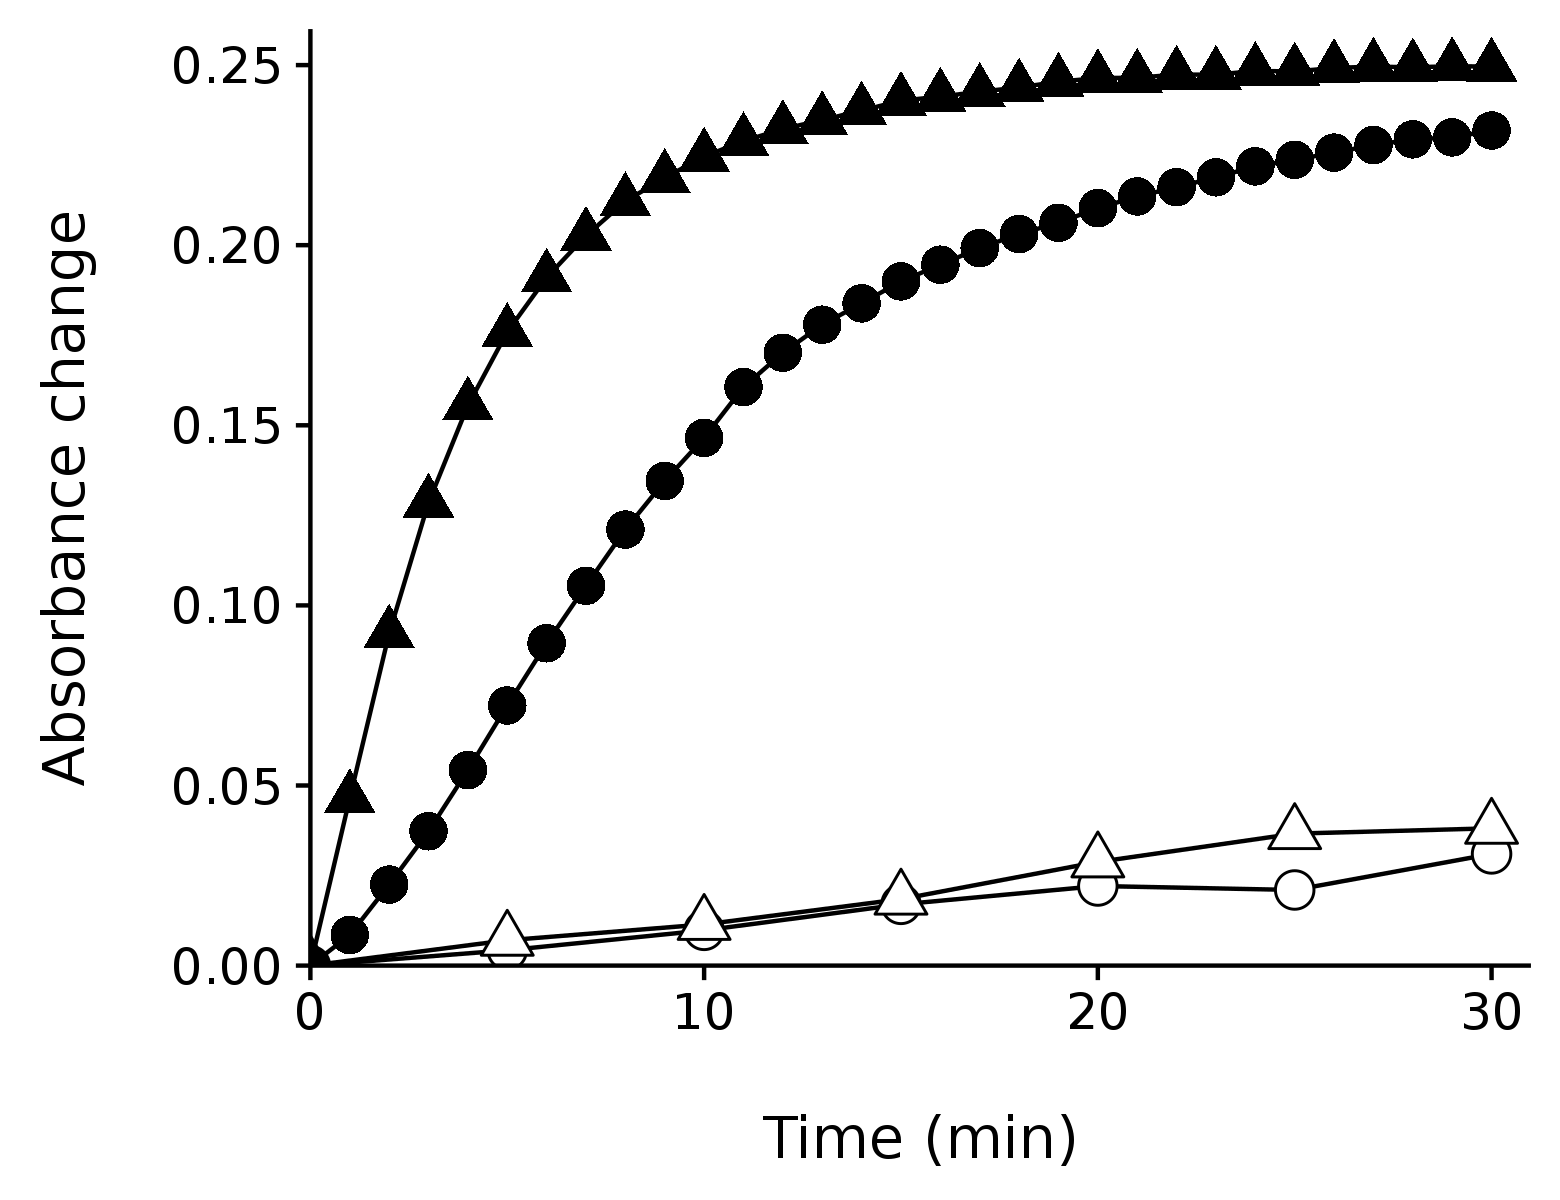

Write R code to recreate this figure.
graphics.off()
remove(list = ls())

valeurs1 <- read.csv("MDH2 ph5.8.csv", sep = ';', dec = ",", header = TRUE)
valeurs1 <- valeurs1[,1:8]

valeurs2 <- read.csv("MDH2 ph5.8 0 + AIR12 1µL.csv", sep = ';', dec = ",", header = TRUE)

pH5.8 <- rbind(valeurs1,valeurs2)
colnames(pH5.8) <- c("wavelength", "0", "300", "600", "900", "1200", "1500", "1800") 
pH5.8 <- melt(pH5.8, id.vars="wavelength")
pH5.8$prot <- rep(c("no", "yes"), each = nrow(valeurs1))

abs320.5.8 <- pH5.8[pH5.8$wavelength == 320,]

no <- abs(abs320.5.8$value[abs320.5.8$prot == "no"] - abs320.5.8$value[abs320.5.8$prot == "no" & abs320.5.8$variable == 0])
yes <- abs(abs320.5.8$value[abs320.5.8$prot == "yes"] - abs320.5.8$value[abs320.5.8$prot == "yes" & abs320.5.8$variable == 0])

result.pH5.8 <- data.frame(rep(seq(0,30, 5),2))
result.pH5.8$abs <- append(no, yes)
result.pH5.8$prot <- rep(c("no", "yes"), each = 7)
result.pH5.8$pH <- rep("5.8", 14)
colnames(result.pH5.8) <- c("time", "abs", "prot", "pH")

val1 <- data.frame(read.csv("1 10 min MDH2 ph6.55 ttes 10s.csv", sep = ';', dec = ".", header = TRUE))
val2 <- data.frame(read.csv("2 10 min MDH2 ph6.55 ttes 10s.csv", sep = ';', dec = ".", header = TRUE))
val3 <- data.frame(read.csv("3 10 min MDH2 ph6.55 ttes 10s.csv", sep = ';', dec = ".", header = TRUE))
val <- cbind(val1[-1],val2[-1], val3[-1])
colnames(val) <- c(0:182)

val4 <- data.frame(read.csv("1µl AIR12 1h MDH2 ph6.55 ttes 10s.csv", sep = ';', dec = ".", header = TRUE))
val4 <- val4[-1]
val4 <- val4[,1:183]
colnames(val4) <- c(0:182)

pH6.55 <- rbind(val,val4)

c <- 1:ncol(pH6.55)
pH6.55.1 <- pH6.55[ , c%%6==1]
pH6.55.1 <- pH6.55.1[, (1:31)]
pH6.55.1$wavelength <- val1[,1]
pH6.55.1 <- melt(pH6.55.1, id.vars="wavelength")
pH6.55.1$prot <- rep(c("no", "yes"), each = nrow(val1))

abs320.6.55 <- pH6.55.1[pH6.55.1$wavelength == 320,]

no.1 <- abs(abs320.6.55$value[abs320.6.55$prot == "no"] - abs320.6.55$value[abs320.6.55$prot == "no" & abs320.6.55$variable == 0])
yes.1 <- abs(abs320.6.55$value[abs320.6.55$prot == "yes"] - abs320.6.55$value[abs320.6.55$prot == "yes" & abs320.6.55$variable == 0])

result.pH6.55 <- data.frame(rep(seq(0,30, 1),2))
result.pH6.55$abs <- append(no.1, yes.1)
result.pH6.55$prot <- rep(c("no", "yes"), each = 31)
result.pH6.55$pH <- rep("6.55", 62)
colnames(result.pH6.55) <- c("time", "abs", "prot", "pH")

final <- rbind(result.pH5.8, result.pH6.55)
final$group <- 0
final[final$prot == "no" & final$pH == "5.8",]["group"] <- "A"
final[final$prot == "yes" & final$pH == "5.8",]["group"] <- "B"
final[final$prot == "no" & final$pH == "6.55",]["group"] <- "C"
final[final$prot == "yes" & final$pH == "6.55",]["group"] <- "D"

group <- interaction(final$prot, final$pH)

g <- ggplot(final, aes(time, abs, shape = group, colour = group, group = group)) +
  geom_line(colour = "black") +
  geom_point(size = 4, fill = "white", colour = "black") +
  scale_shape_manual(values = c(21, 24 , 16,17))+
  theme(legend.position = "none") +
  scale_x_continuous(name = "\nTime (min)", expand = c(0,0), limits = c(0, 31)) +
  scale_y_continuous(name = "Absorbance change\n", expand = c(0,0), limits = c(0, 0.26))
g

save_plot("tout_AIR12.png", g, base_aspect_ratio = 1.3)

g <- ggplot(final, aes(time, abs, shape = group, colour = group, group = group)) +
  geom_line(colour = "black") +
  geom_point(size = 4, fill = "white", colour = "black") +
  scale_shape_manual(values = c(21, 24 , 16,17))+
  theme(legend.position = "none") +
  scale_x_continuous(name = "\nTemps (min)", expand = c(0,0), limits = c(0, 31)) +
  scale_y_continuous(name = "Absorbance\n", expand = c(0,0), limits = c(0, 0.26))
g

save_plot("tout_AIR12_fr.png", g, base_aspect_ratio = 1.3)
